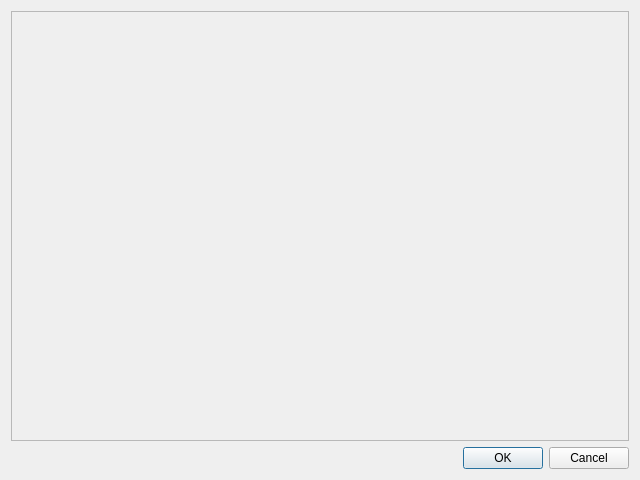
<?xml version="1.0" encoding="UTF-8"?>
<ui version="4.0">
 <class>CSettingsMatchingDialog</class>
 <widget class="QDialog" name="CSettingsMatchingDialog">
  <property name="geometry">
   <rect>
    <x>0</x>
    <y>0</y>
    <width>640</width>
    <height>480</height>
   </rect>
  </property>
  <property name="windowTitle">
   <string>Matcher setup</string>
  </property>
  <layout class="QVBoxLayout" name="vl_MatchingDialog">
   <item>
    <widget class="swift::gui::components::CSettingsMatchingComponent" name="comp_Settings">
     <property name="frameShape">
      <enum>QFrame::StyledPanel</enum>
     </property>
     <property name="frameShadow">
      <enum>QFrame::Raised</enum>
     </property>
    </widget>
   </item>
   <item>
    <widget class="QDialogButtonBox" name="bb_SettingsMatchingDialog">
     <property name="orientation">
      <enum>Qt::Horizontal</enum>
     </property>
     <property name="standardButtons">
      <set>QDialogButtonBox::Cancel|QDialogButtonBox::Ok</set>
     </property>
    </widget>
   </item>
  </layout>
 </widget>
 <customwidgets>
  <customwidget>
   <class>swift::gui::components::CSettingsMatchingComponent</class>
   <extends>QFrame</extends>
   <header>gui/components/settingsmatchingcomponent.h</header>
   <container>1</container>
  </customwidget>
 </customwidgets>
 <resources/>
 <connections>
  <connection>
   <sender>bb_SettingsMatchingDialog</sender>
   <signal>accepted()</signal>
   <receiver>CSettingsMatchingDialog</receiver>
   <slot>accept()</slot>
   <hints>
    <hint type="sourcelabel">
     <x>248</x>
     <y>254</y>
    </hint>
    <hint type="destinationlabel">
     <x>157</x>
     <y>274</y>
    </hint>
   </hints>
  </connection>
  <connection>
   <sender>bb_SettingsMatchingDialog</sender>
   <signal>rejected()</signal>
   <receiver>CSettingsMatchingDialog</receiver>
   <slot>reject()</slot>
   <hints>
    <hint type="sourcelabel">
     <x>316</x>
     <y>260</y>
    </hint>
    <hint type="destinationlabel">
     <x>286</x>
     <y>274</y>
    </hint>
   </hints>
  </connection>
 </connections>
</ui>
